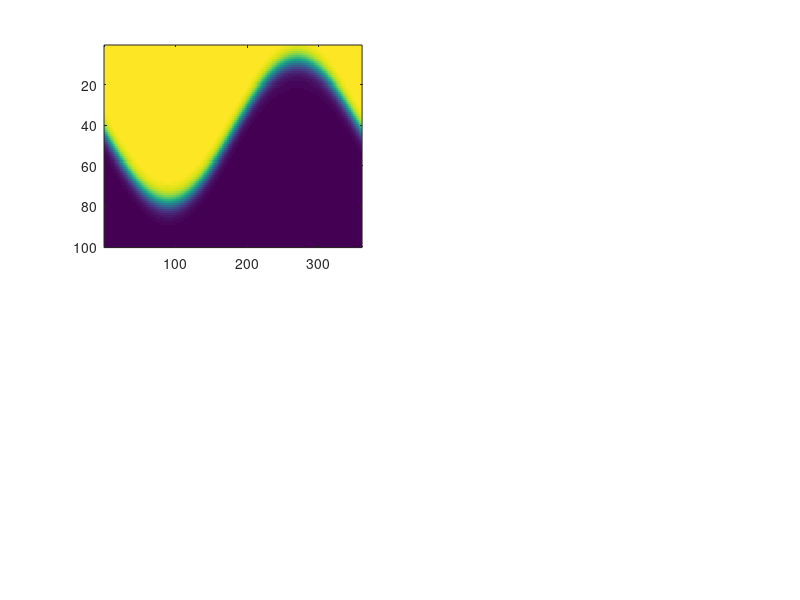

This figure's MATLAB source: (Note: this script raises an error after producing the figure.)
%----------------------------------------------------------------------------
% $$$ function [Xout,varargout]=mydiffprofile(ndays,zmax,dz,mld,varname,ysurface)
%----------------------------------------------------------------------------

%............................................................................
ndays = 360; %[days]
zmax = 200; %[m]
dz = 2; %[m]
%............................................................................
T = ndays;
tau = T;
tmin = 1;
tmax = ndays;
dt = 1;
t = [dt:dt:tmax];
tt = t-tau;
wrad = (2*pi/T);
%............................................................................
mldmin = 10; %[m]
mldmax = 150; %[m]
A0 = mldmin;
A = (mldmax-mldmin)/2; %amplitud.
mld = A0 + A*( sin(wrad*tt) + 1); %MLD (seasonal)
%............................................................................
skzmin = 100; %[m2*day-1]
skzmax = 300; %[m2*day-1]
A0 = skzmin;
A = (skzmax-skzmin)/2; %amplitud.
skz = A0 + A*( sin(wrad*tt) + 1); %Surface kz (seasonal)
%............................................................................
varname = 'KZ';
%............................................................................
% $$$ mld = mldmax*ones(1,ndays); %For constant values (no seasonality)
% $$$ skz = skzmax*ones(1,ndays);
%............................................................................
ysurface = skz;
%............................................................................
%----------------------------------------------------------------------------

%*********************************
%MYDIFFPROFILE.m: Esta programa obtiene una matriz 2D (depth,time) 
%con perfiles de KZ (diff. turbulenta) o ST (sea temperature). Use:
%
%a) [KZ]=mydiffprofile(ndays,zmax,dz,mld,'KZ',skz); %for KZ
%
%b) [ST]=mydiffprofile(ndays,zmax,dz,mld,'ST',sst); %for ST.
%
%where:
%
% --------------------------------
% ndays: Temporal scale (ie. 365 days)
% zmax: Vertical scale (ie. 200 m)
% dz: Vertical resolution (ie. 5 m)
% mld: Vector with the mixed layer depth values (one per day).
% varname: 'KZ' (turbulence) or 'ST' (sea temperature)
% ysurface: Surface values (365 days) of "kz" or "st".
% --------------------------------
%*********************************
z=[0:dz:zmax-dz]';

%%%%%%%%%%%%%%%%%%%%
%DEFINE MIN AND MAX:
%%%%%%%%%%%%%%%%%%%%
if strcmp(varname,'ST')
    ymin=min(ysurface)-0.25; %scalar - global sea temperature minimum [C].
elseif strcmp(varname,'KZ')
    ymin=1; %scalar Global turbulent diffusion minimum [m2*day-1].
end
xmax=ysurface; %row-vect(1,ndays) daily maximum diffusivity [m2*day-1] or temp [C].
xmin=ymin*ones(1,ndays); %row-vect(1,ndays) daily minimum diffusivity [m2*day-1]

%%%%%%%%%%%%%%%%%%%%%%%%%%%%%%%
%DEFINE STEP OF THE PYCNOCLINE:
%%%%%%%%%%%%%%%%%%%%%%%%%%%%%%%
%------------------------------
%NOTA: Si defino xstepstar = xstep * (xmax - xmin), donde xmin y
%xmax son valores normalizados (entre 0 y 1), la relacion entre xstepstar
%y deltaZ de la pycnocline es:
%
%deltaZ = zmax * xstepstar^(-1);
%
%(see "egDiffProfile4.m")
%------------------------------
%....................
xstep=+20; %Original.
%....................
xstep=xstep*ones(1,ndays); %row-vect.

%%%%%%%%%%%%%%%%%%%%%%%%%%%%%%%%%%%%%%%%%%%%%%%%%%
%NORMALIZE THE VARIABLES (VALUES BETWEEN 0 AND 1):
%%%%%%%%%%%%%%%%%%%%%%%%%%%%%%%%%%%%%%%%%%%%%%%%%%
%NORMALIZE MLD AND DEPTHS BY THE MAXIMUM DEPTH OF THE DOMAIN:
mmld=mld/zmax; %row-vect.
zz=z/zmax; %col-vect.
zzmax=zmax/zmax; %scalar (equal to 1).
%.......................
ddz=dz/zmax; %scalar.
zzbis=[ddz:ddz:zzmax]';
[zz,zzbis]; %deben ser iguales.
%.......................
%NORMALIZE KZ BY ITS MAXIMUM VALUE AT THE SURFACE:
xxmax=xmax./xmax; %row-vect of maximum(s) KZ [adim]
xxmin=xmin./xmax; %row-vect of minimum(s) KZ [adim]
%.........

%%%%%%%%%%%%%%%%%%%%%%%%%%%%%%%%%%%%
%GET VERTICAL PROFILES FOR EACH DAY:
%%%%%%%%%%%%%%%%%%%%%%%%%%%%%%%%%%%%
Xadims=[];
Xunits=[];
ExtraDepth=[];
Step=[];
for i=1:ndays
    %..............
    xmaxi=xmax(i); %absolute units [m2*day-1]
    xxmaxi=xxmax(i); %normalized values [0 - 1]
    xxmini=xxmin(i); %normalized values [0 - 1]
    xstepi=xstep(i); 
    %..............

    %====================================================
    %OBTENGO EL DELTA ENTRE VALOR MIN Y MAX NORMALIZADOS:
    %====================================================
    deltaxxi=xxmaxi-xxmini; %(between 0 and 1)

    %======================================
    %STANDARIZO THE STEP OF THE PYCNOCLINE:
    %======================================
    %---------------------
    %NOTE:
    %slope of pynocline = deltaZ / deltaX:
    %a) if deltaZ of pynocline is constant => slope decreases (more horizontal) when deltaX increase.
    %b) if deltaZ of pynocline increases with deltaX of pycnocline => slope increases (more vertical) when deltaX increase.
    %---------------------
    %................
% $$$     xxstepi=xstepi; %deltaZ of pynocline constant: slope decreases (more horizontal) when deltaX increase.
    %................
    xxstepi=(xstepi*deltaxxi); %deltaZ of pynocline increases with deltaX of pycnocline: slope increases (more vertical) when deltaX increase.
    %................
    if deltaxxi==0
	xxstepi=eps;
    end
    Step=[Step,xxstepi];
    
    %=================================================
    %GET DEPTH AT WICH I WANT THE PYCNOCLINE TO START:
    %=================================================
    %----------------------------------------------------------------------------
    %deltaZ = zmax * (xstepi * deltaxx)^(-1) = zmax * xxstep^(-1) = zmax/xxstep.
    %----------------------------------------------------------------------------
    %.............
    deltaZi = zmax./xxstepi; %delta Z(m) of pycnocline.
    extradepth=deltaZi/2;
    eextradepth=extradepth/zmax;
    %.............
    ExtraDepth=[ExtraDepth,extradepth];

    %====
    %MLD:
    %====
    if strcmp(varname,'ST')
	%..............
% $$$ 	mmldi=mmld(i);
	%..............
	mmldi=mmld(i)+eextradepth; 
	%..............
	hmld(i)=mmldi*zmax; %Remove normalization.
	%..............
	mldsst(i)=hmld(i); %save.
	%..............
    elseif strcmp(varname,'KZ')
	%..............
% $$$ 	mldssti=mldsst(i); %mld from SST + extradepht.
% $$$ 	mmldssti=mldssti/zmax;
% $$$ 	mmldi=mmldssti
	%..............
% $$$ 	mmldi=mmld(i);
	%..............
	mmldi=mmld(i)+eextradepth; 
	%..............
	hmld(i)=mmldi*zmax; %Remove normalization.
	%..............
	mldskz(i)=hmld(i); %save.
	%..............
    end
   
    %===================
    %SIGMOIDAL EQUATION:
    %===================
    %---------------------
    %NOTE:
    %slope of pynocline = deltaZ / deltaX:
    %a) beta1: if deltaZ of pynocline increases with deltaX of pycnocline => slope decreases (more horizontal) when deltaX increase.
    %b) beta2: => if deltaZ of pynocline is constant => slope decreases (more horizontal) when deltaX increase.
    %---------------------
    alfa = 2*(zz-mmldi)/zzmax;
    beta = exp(xxstepi*alfa);
    numer = xxmaxi+(xxmini*beta);
    denom = 1+beta;
    xx = numer./denom;
    x = xx*xmaxi; %recupero las dimensiones originales (remove normalization).
    
    %=========
    %STOCKAGE:
    %=========
    Xadims=[Xadims,xx(:)];
    Xunits=[Xunits,x(:)];

    %===============
    %VERTICAL PLOTS:
    %===============
% $$$     if i>200
% $$$     figure(1)
% $$$     plot(x,z*(-1),'-r.')
% $$$     axis([min(xsst) max(xsst), zmax*(-1) 0])
% $$$     grid on
% $$$     hold on
% $$$     pause(1)
% $$$     end
end
%ExtraDepth,pause

%???????????????????
% $$$ zmax
% $$$ deltaZi
% $$$ extradepth
% $$$ eextradepth
% $$$ subplot(2,2,1)
% $$$ plot(mmld)
% $$$ subplot(2,2,2)
% $$$ plot(h)
% $$$ pause
%???????????????????
    
%%%%%%%%
%PLOTS:
%%%%%%%%
%.....................................
XXadims=Xadims;
XXadims(1,1)=0;
XXadims(1,2)=1;
figure(2)
%.....................................
subplot(2,2,1)
imagesc(XXadims) %Normalized values [ 0 - 1 ]
colorbar('vertic')
% $$$ hold on
% $$$ hp=plot([1:ndays],mld/dz,'-',[1:ndays],hmld/dz,':');
% $$$ set(hp,'Color',[1 1 1],'LineWidth',[2]);
% $$$ hold off
xlabel('time [days]')
ylabel('depth [m]')
title('normalized units [ 0 - 1 ] n.d.')
%.....................................
subplot(2,2,2)
imagesc(Xunits) %Absolute values [0 - kzmax]
colorbar('vertic')
hold on
hp=plot([1:ndays],mld/dz,'-',[1:ndays],hmld/dz,':');
set(hp,'Color',[1 1 1],'LineWidth',[2]);
hold off
xlabel('time [days]')
ylabel('depth [m]')
title('absolute units [ 0 - kzmax ] m2*day-1')
pause(1)
%.....................................

%%%%%%%%
%OUTPUT:
%%%%%%%%
Xout=X;
varargout{1}=hmld;



